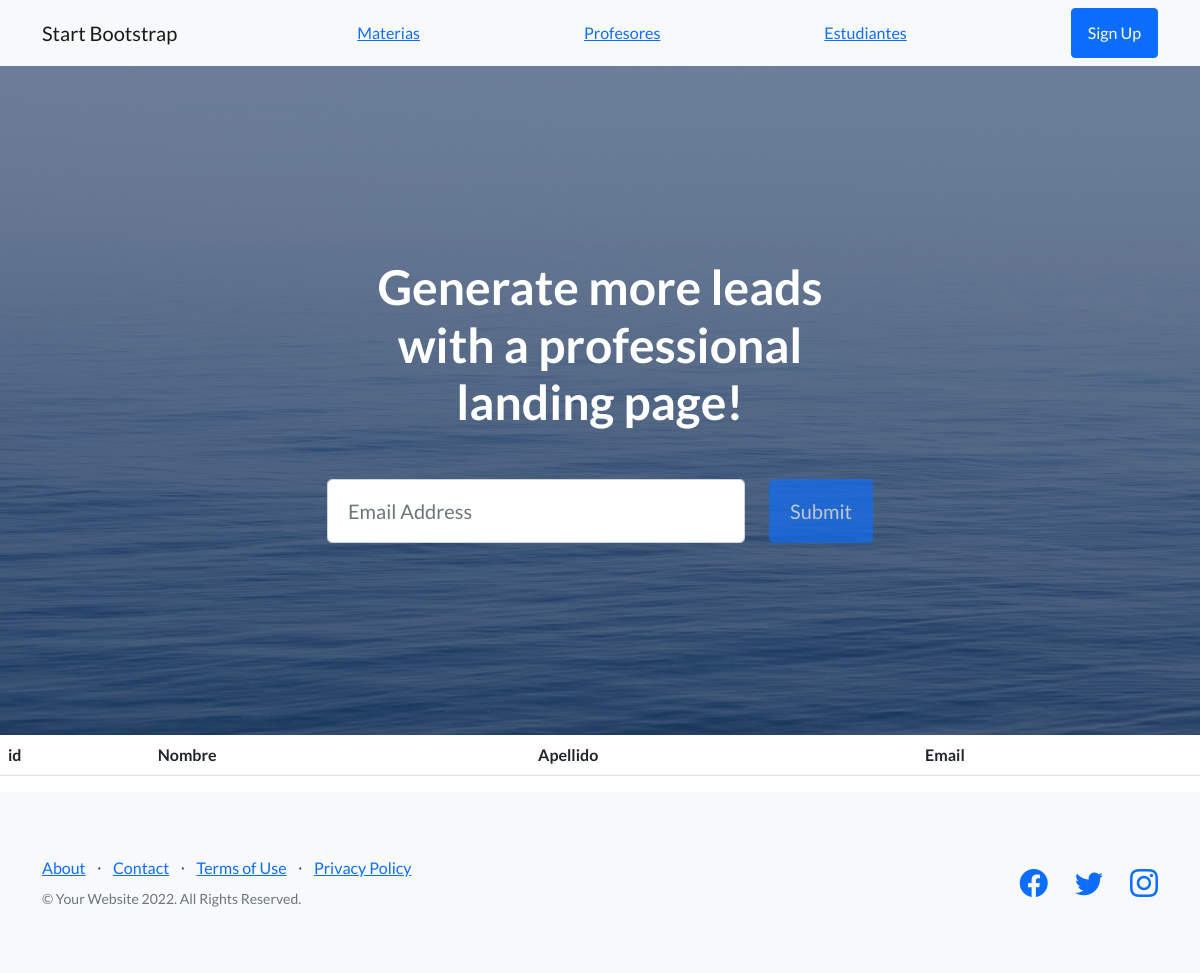
Page /usuarios/estudiantes on the earlier database version.
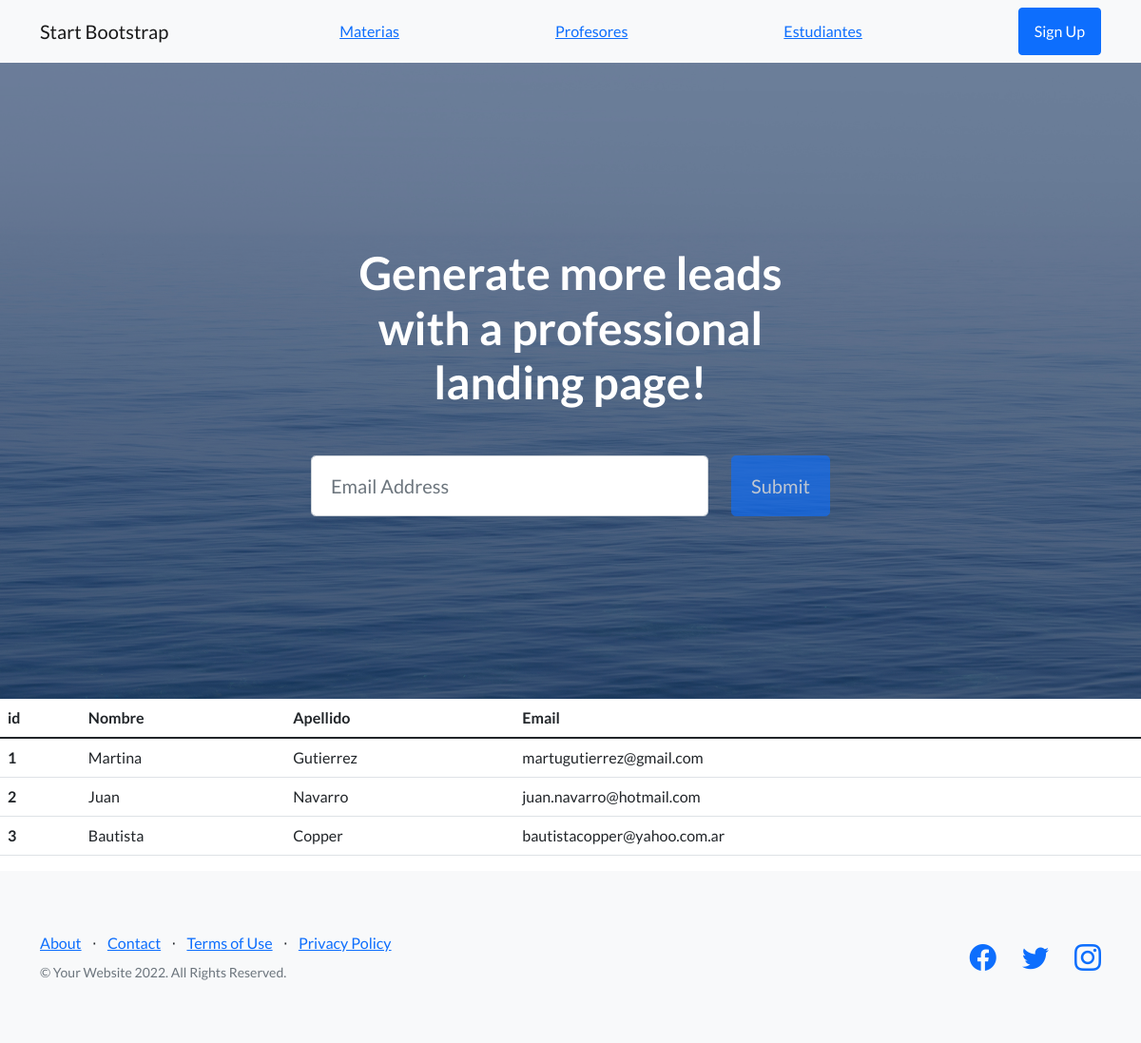
Same page on the later database version.
### usuarios/models.py (models this page shows)
class Estudiantes(models.Model):
    nombre = models.CharField(max_length=30)
    apellido = models.CharField(max_length=30)
    email = models.EmailField()

### usuarios/views.py (the view)
# urls.py: path("estudiantes", views.estudiantes, name="estudiantes"),
def estudiantes(request):
    alumnos = Estudiantes.objects.all()
    datos = {"datos" : alumnos}
    return render(request, "estudiantes.html", datos)

### usuarios/templates/estudiantes.html
{% extends "index.html" %}
{% load static %}
{% block contenido %}
    <table class="table">
        <thead>
            <tr>
                <th scope="col">id</th>
                <th scope="col">Nombre</th>
                <th scope="col">Apellido</th>
                <th scope="col">Email</th>
            </tr>
        </thead>
        <tbody>
            {% for e in datos %}
            <tr>
                <th scope="row">{{e.id}}</th>
                <td>{{e.nombre}}</td>
                <td>{{e.apellido}}</td>
                <td>{{e.email}}</td>
            </tr>
            {% endfor %}
        </tbody>
    </table>
{% endblock %}

### usuarios/templates/index.html (shortened to what this page needs)
<!DOCTYPE html>
<html lang="en">
    <head>
        {% load static %}
        <link href="https://cdn.jsdelivr.net/npm/bootstrap-icons@1.5.0/font/bootstrap-icons.css" rel="stylesheet" type="text/css" />
        <link href="{% static 'usuarios/css/styles.css' %}" rel="stylesheet" />
    </head>
    <body>
        <nav class="navbar navbar-light bg-light static-top">
            <div class="container">
                <a class="navbar-brand" href="#!">Start Bootstrap</a>
                <a class="" href="{% url 'materias' %}">Materias</a>
                <a class="" href="{% url 'profesores' %}">Profesores</a>
                <a class="" href="{% url 'estudiantes' %}">Estudiantes</a>
                <a class="btn btn-primary" href="#signup">Sign Up</a>
            </div>
        </nav>
        <header class="masthead">
            <div class="container position-relative">
                <div class="row justify-content-center">
                    <div class="col-xl-6">
                        <div class="text-center text-white">
                            <h1 class="mb-5">Generate more leads with a professional landing page!</h1>
                            <form class="form-subscribe" id="contactForm" data-sb-form-api-token="API_TOKEN">
                                <div class="row">
                                    <div class="col">
                                        <input class="form-control form-control-lg" id="emailAddress" type="email" placeholder="Email Address" data-sb-validations="required,email" />
                                    </div>
                                    <div class="col-auto"><button class="btn btn-primary btn-lg disabled" id="submitButton" type="submit">Submit</button></div>
                                </div>
                            </form>
                        </div>
                    </div>
                </div>
            </div>
        </header>
        {% block contenido %}
        {% endblock %}
        <footer class="footer bg-light">
            <div class="container">
                <div class="row">
                    <div class="col-lg-6 h-100 text-center text-lg-start my-auto">
                        <ul class="list-inline mb-2">
                            <li class="list-inline-item"><a href="#!">About</a></li>
                            <li class="list-inline-item">⋅</li>
                            <li class="list-inline-item"><a href="#!">Contact</a></li>
                            <li class="list-inline-item">⋅</li>
                            <li class="list-inline-item"><a href="#!">Terms of Use</a></li>
                            <li class="list-inline-item">⋅</li>
                            <li class="list-inline-item"><a href="#!">Privacy Policy</a></li>
                        </ul>
                        <p class="text-muted small mb-4 mb-lg-0">&copy; Your Website 2022. All Rights Reserved.</p>
                    </div>
                    <div class="col-lg-6 h-100 text-center text-lg-end my-auto">
                        <ul class="list-inline mb-0">
                            <li class="list-inline-item me-4">
                                <a href="#!"><i class="bi-facebook fs-3"></i></a>
                            </li>
                            <li class="list-inline-item me-4">
                                <a href="#!"><i class="bi-twitter fs-3"></i></a>
                            </li>
                            <li class="list-inline-item">
                                <a href="#!"><i class="bi-instagram fs-3"></i></a>
                            </li>
                        </ul>
                    </div>
                </div>
            </div>
        </footer>
    </body>
</html>

Differences in the rows shown:
added Estudiantes: id "1", nombre "Martina", apellido "Gutierrez", email "martugutierrez@gmail.com"
added Estudiantes: id "2", nombre "Juan", apellido "Navarro", email "juan.navarro@hotmail.com"
added Estudiantes: id "3", nombre "Bautista", apellido "Copper", email "bautistacopper@yahoo.com.ar"
